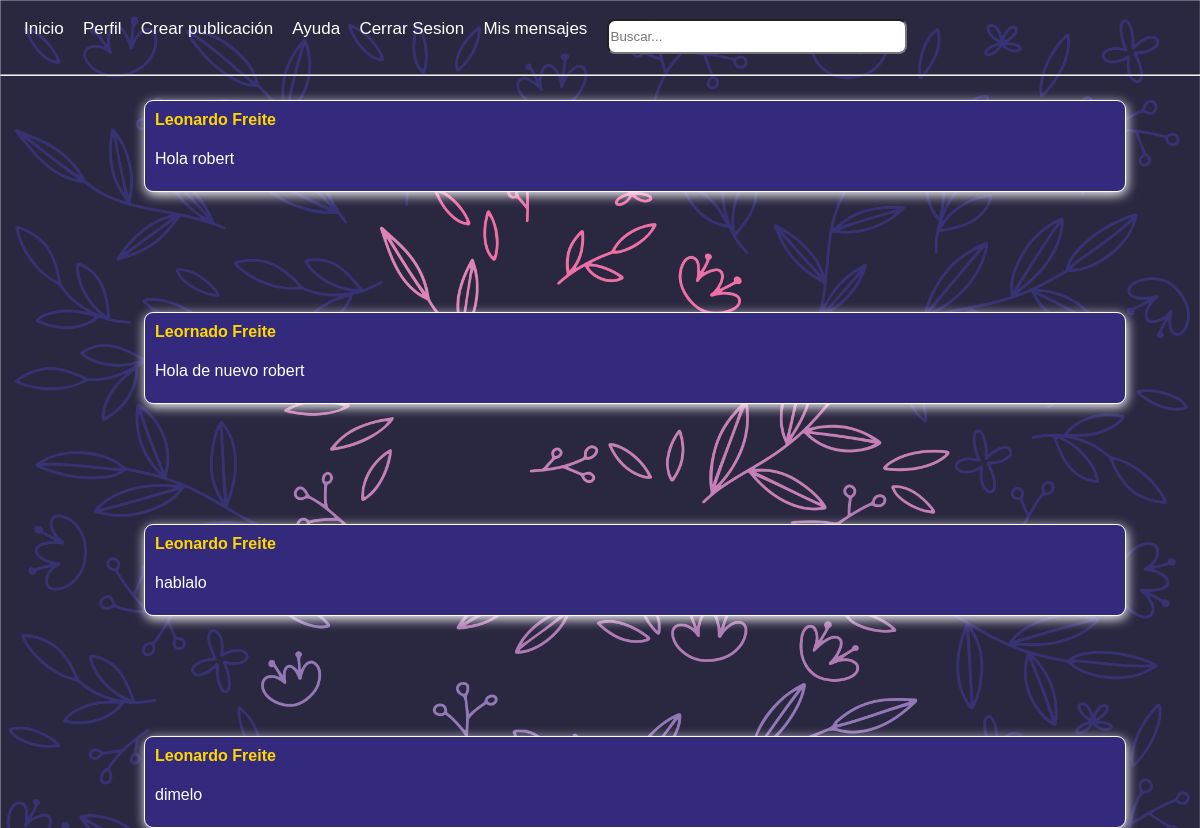
Screenshot of /mensajes/1 (signed in) with the database file from the repository.
### tables this page shows
CREATE TABLE mensajes (id INTEGER PRIMARY KEY AUTOINCREMENT NOT NULL, remitente VARCHAR (200) NOT NULL, receptor VARCHAR (200) NOT NULL, nomemi VARCHAR (100) NOT NULL, apeemi VARCHAR (100) NOT NULL, texto VARCHAR (3000) NOT NULL);

### app.py (the view)
@app.route('/mensajes/<int:id>', methods=['GET', 'POST'])
def mostrarmsj(id=None):
    if 'id' not in session:
        return redirect('/')
    else:
        frm_busqueda = Busqueda()
        if request.method == 'GET':
            userid = id
            sql = f"SELECT nomemi,apeemi, texto FROM mensajes WHERE receptor='{userid}'"
            res = seleccion(sql)
            return render_template('mensajes_privados.html',
                                   form_busqueda=frm_busqueda, msgList=res)
        else:
            texto = request.form['texto'].capitalize()
            return redirect(f'/busqueda/{texto}')

### formularios.py
class Busqueda(FlaskForm):
    texto = SearchField()

### db.py (called while the page is built)
def seleccion(sql) -> list:
    try:
        with sqlite3.connect(URL_DB) as con:
            cur = con.cursor()
            res = cur.execute(sql).fetchall()
    except Exception as ex:
        res = None
        print('ESTE ES EL ERROR::   ', ex)
    return res

### templates/mensajes_privados.html
{% extends 'base.html' %}
{% block css %}
<link rel="stylesheet" href="{{ url_for('static', filename='/css/navegacion.css') }}" />
<link rel="stylesheet" href="{{ url_for('static', filename='/css/mensajes.css' ) }}" />
{% endblock %}
{% block nav %}
<div class="container2">
    <nav class="nav-main">
        <ul class="nav-menu">
            <li>
                <a href="/feed/">Inicio</a>
            </li>
            <li>
                <a href="/perfil/">Perfil</a>
            </li>
            <li>
                <a href="/nueva_publicacion/">Crear publicación</a>
            </li>
            <li>
                <a href="/ayuda/">Ayuda</a>
            </li>
            <li>
                <a href="/salir/">Cerrar Sesion</a>
            </li>
            <li>
                <a href="/mensajes/{{session['id']}}">Mis mensajes</a>
            </li>
            <form class="search-area" method="POST">
                <div class="search-box">{{form_busqueda.texto(placeholder="Buscar...")}}</div>
            </form>
        </ul>
    </nav>
</div>
<hr />
{% endblock %}
{% block contenido %}
<div class="mensajes">
    {% for mensaje in msgList %}
    <div class='mensaje'>
        <div class='nomremi'>{{ mensaje[0]}} {{mensaje[1]}}</div>
        <div class='texto_mensaje'>{{ mensaje[2] }}</div>
    </div>
    {% endfor %}
</div>
</div>
{% endblock %}

### static/css/navegacion.css (style rules this page uses)
a { color: #ffffff; text-decoration: none; }
ul { list-style: none; }
.container2 { display: flex; flex-direction: column; align-items: center; justify-content: space-between; padding-block: 1.2rem 1rem; padding-inline: 1.5rem; gap: 1.2rem; }
.nav-main { font-size: 17px; display: flex; }
.nav-main ul { display: flex; margin: 0; padding: 0; gap: 1.2rem; }
.nav-main ul li a { display: flex; flex-direction: column; align-items: center; }
.nav-main ul li a::after { content: ""; display: block; width: 0; height: 2px; background: #fff; transition: all 0.3s; margin-top: 6px; }
.nav-main ul.nav-menu { flex: 1; flex-wrap: wrap; }
hr { margin: 4px 0; }
#texto { text-decoration: none; outline: none; width: 240px; height: 35px; position: relative; display: block; border-radius: .5rem; }
@media screen and (min-width: 640px) { .container2 { flex-direction: row; } }
@media screen and (min-width: 640px) { #texto { width: 300px; } }

### static/css/mensajes.css (style rules this page uses)
body { position: absolute; margin: 0; background: url(../img/fondo.png) ; background-size: cover; font-family: sans-serif; height: 100vh; width: 100vw; overflow: auto; resize: none; }
.mensaje { margin: 2%; padding: 10px; position: relative; width: 80%; left: 10%; background: #342a7d; border-radius: 9px; border: 1px solid; box-shadow: 1px 3px 12px; display: flex; flex-direction: column; margin-bottom: 10%; color: white; height: 70px; }
.mensaje .nomremi { font-weight: 900; margin-bottom: 1.3rem; color: gold; }

### rows the page displays
mensajes: nomemi "Leonardo", apeemi "Freite", texto "Hola robert"
mensajes: nomemi "Leornado", apeemi "Freite", texto "Hola de nuevo robert"
mensajes: nomemi "Leonardo", apeemi "Freite", texto "hablalo"
mensajes: nomemi "Leonardo", apeemi "Freite", texto "dimelo"
